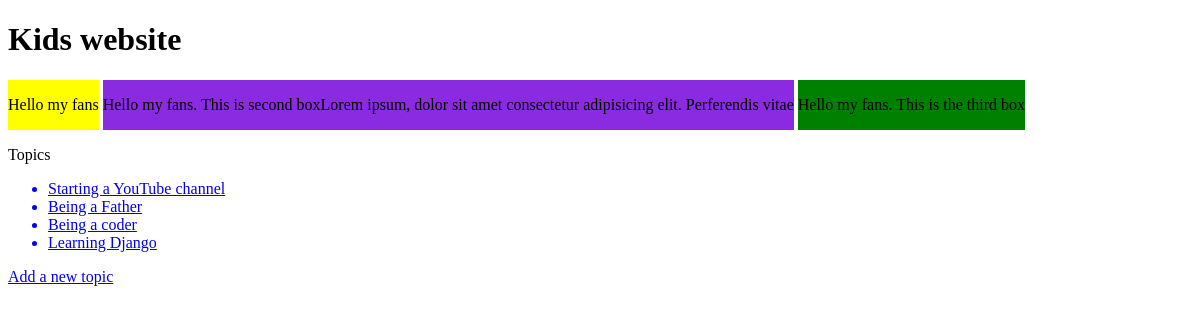
The app's page /topics/, older data.
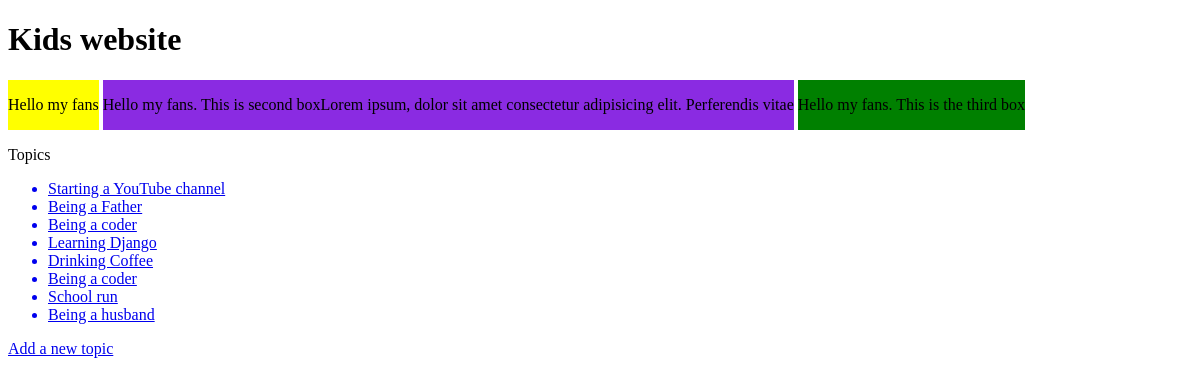
The same page, newer data.
### learning_logs/models.py (models this page shows, shortened)
class Topic(models.Model):
    text = models.CharField(max_length=200)
    date_added = models.DateTimeField(auto_now_add=True)
    date_modified = models.DateTimeField(auto_now=True)

### learning_logs/views.py (the view)
# urls.py: path("topics/", views.topics, name="topics"),
def topics(request):
    topics = Topic.objects.all()
    context = {'topics':topics}
    return render(request,'learning_logs/topics.html', context)

### templates/learning_logs/topics.html
{% extends "base.html" %}
{% load static %}
{% block content %}
<div class="container">
<p>Topics</p>
<ul>
    {% for topic in topics %}
        <a href="{% url 'topic' topic.id %}"><li>{{ topic.text }}</li></a>
    {% empty %}
        <li>No topics have been added yet</li>
    {% endfor %}
</ul>
</div>
<a href="{% url 'new_topic' %}"><p>Add a new topic</p></a>
{% endblock content %}

### templates/base.html (shortened to what this page needs)
<!DOCTYPE html>
<html lang="en">
<head>
    {% load static %}
    <link rel="stylesheet" href="{% static 'css/style.css' %}">
</head>
<body>
    <h1>Kids website</h1>
    <div class="main-box">
        <p>Hello my fans</p>
    </div>
    <div class="second-box">
        <p>Hello my fans. This is second box</p>
        <p>Lorem ipsum, dolor sit amet consectetur adipisicing elit. Perferendis vitae</p>
    </div>
    <div class="third-box">
        <p>Hello my fans. This is the third box</p>
    </div>
    {% block content %}    {% endblock content %}
</body>
</html>

### static/css/style.css (style rules this page uses)
.main-box { display:inline-flex; background-color: yellow; }
.second-box { display: inline-flex; background-color: blueviolet; }
.third-box { display: inline-block; background-color: green; }

Row changes from the older to the newer data that the page shows:
added Topic: text "Drinking Coffee"
added Topic: text "Being a coder"
added Topic: text "School run"
added Topic: text "Being a husband"
